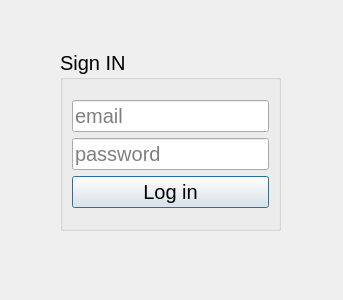
<?xml version="1.0" encoding="UTF-8"?>
<ui version="4.0">
 <class>SecondWindow</class>
 <widget class="QDialog" name="SecondWindow">
  <property name="geometry">
   <rect>
    <x>0</x>
    <y>0</y>
    <width>343</width>
    <height>300</height>
   </rect>
  </property>
  <property name="windowTitle">
   <string>Dialog</string>
  </property>
  <widget class="QGroupBox" name="groupBox">
   <property name="geometry">
    <rect>
     <x>60</x>
     <y>50</y>
     <width>221</width>
     <height>181</height>
    </rect>
   </property>
   <property name="font">
    <font>
     <pointsize>15</pointsize>
    </font>
   </property>
   <property name="title">
    <string>Sign IN</string>
   </property>
   <layout class="QGridLayout" name="gridLayout_2">
    <item row="0" column="0">
     <layout class="QVBoxLayout" name="verticalLayout">
      <item>
       <widget class="QLineEdit" name="leEmail">
        <property name="placeholderText">
         <string>email</string>
        </property>
       </widget>
      </item>
      <item>
       <widget class="QLineEdit" name="lePassword">
        <property name="placeholderText">
         <string>password</string>
        </property>
       </widget>
      </item>
      <item>
       <widget class="QPushButton" name="pbLogIn">
        <property name="font">
         <font>
          <pointsize>15</pointsize>
         </font>
        </property>
        <property name="text">
         <string>Log in</string>
        </property>
       </widget>
      </item>
     </layout>
    </item>
   </layout>
  </widget>
 </widget>
 <resources/>
 <connections/>
</ui>
